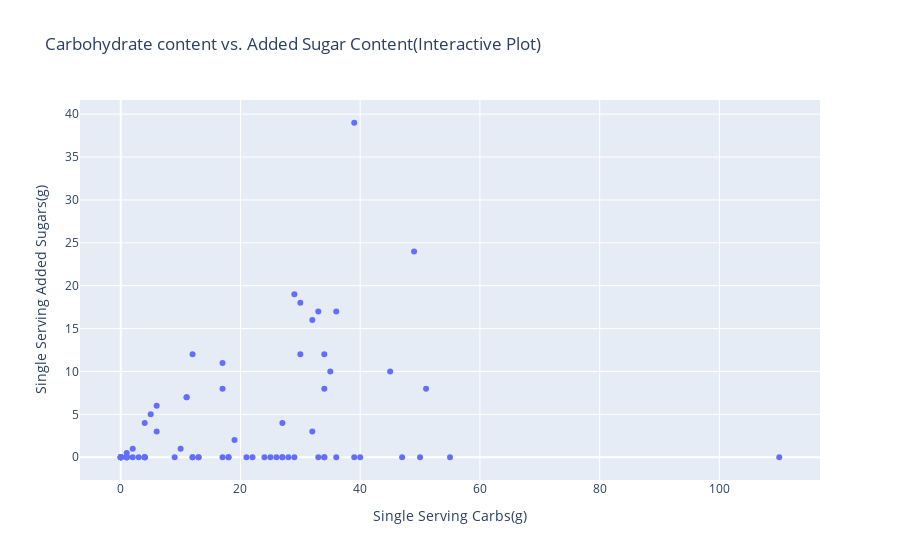

Notebook code cell kept with this figure:
### Markdown cell above
The first graph here displays the <ins>total sugars</ins> per 100 grams versus single serving size in grams with **caution** on any items that contain 9 or more grams of sugar per serving. The second graph contains all of the items which contain <ins>added sugars</ins> and since added sugars generally want to be avoided, this can be considered its own caution zone.

Surprisingly all of the fruit/fruit-based items, except the single clementine, met the criteria for being high in sugar. Although fruits, particularly whole fruits, are generally considered to be essential in a well-balanced diet, those generally consumed in my household are still high in **natural sugar**.

The big culprits from this sugar analysis are cereals. In the previous section I noted how cereal can still be considered an adequate source of carbohydrates but after some further investigation an overwhelming amount of total carbohydrates comes from **added sugar**.

To get a better understanding, below is a plot showing the relationship between food items' carbohydrates content and their added sugar content.

### Code cell
"hide_input"
carbs_sug = px.scatter(df,x='total_carbohydrates_g',y='added_sugars_g' ,hover_data=['food_item'],
                labels = {'total_carbohydrates_g':'Single Serving Carbs(g)','added_sugars_g':'Single Serving Added Sugars(g)'},
                title='Carbohydrate content vs. Added Sugar Content(Interactive Plot)')
carbs_sug.show()

### Figure 1 — Plotly figure (JSON) as saved in the notebook; plotly's stock layout.template omitted (floating-point values rounded to 4 significant figures)
{"data": [{"customdata": [["Oroweat Whole Wheat Bread"], ["Cap'n Crunch Crunch Berries"], ["Cap'n Crunch "], ["Kellogg's Froot Loops"], ["Post Honey Bunches of Oats"], ["Kellogg's Frosted Flakes"], ["General Mills Lucky Charms"], ["Ritz Crackers"], ["General Mills Fruit By The Foot"], ["Welch's Mixed Fruit"], ["Heinz Tomato Ketchup No Sugar Added"], ["Best Foods Mayonnaise"], ["Ball Park Hot Dog Buns"], ["Duncan Hines Blueberry Muffin Mug Cake"], ["Annie's Organic Macaroni & Cheese Classic Cheddar"], ["Kraft Macaroni & Cheese Single Serve"], ["Starkist Tuna Creations Ranch"], ["Starkist Tuna Creations Sweet & Spicy"], ["Starkist Chunk Light Tuna "], ["Skippy Creamy Peanut Butter"], ["Smuckers Goober Grape"], ["Smuckers Goober Strawberry"], ["Aunt Jemima Butter Lite Syrup"], ["Lactaid 2% Reduced Fat Milk"], ["Almond Breeze Almond Milk Unsweetened Vanilla"], ["Nestle Coffe Mate French Vanilla Creamer"], ["Nestle Coffe Mate French Vanilla Creamer Sugar Free"], ["Coca-Cola Diet Coke"], ["Danimals Smoothie Strawberry Flavor"], ["Danimals Smoothie Birthday Cake Flavor"], ["Krusteaz Buttermilk Pancake Mix"], ["Quaker Oats Old Fashioned Oats"], ["yummy Chicken Breast Nuggets"], ["Royal Asia Vegetable Spring Rolls"], ["Dole Banana "], ["Washington Apple"], ["Sun Pacific Navel Orange"], ["Cuties Clementine"], ["Hoffy Premium Beef Franks"], ["Guerrero 12\" Grande Flour Tortilla"], ["Guerrero Corn Tortillas"], ["Ling Ling Pork & Vegetable Dumplings"], ["Ling Ling Dumpling Sauce"], ["Foster Farms Ground Turkey 93% Lean"], ["Belvita Cinnamon Brown Sugar Breakfast Bars"], ["Mahatma Extra Long Enriched Rice"], ["Kikkoman Less Sodium Soy Sauce"], ["Organics Baby Spinach"], ["Kikkoman Ponzu Citrus Sauce"], ["Marie's Raspberry Vinaigrette "], ["Coca-Cola Caffeine Free"], ["Lucern Mexican Style 4 Cheese Blend"], ["Sabra Organic Simply Roasted Pine Nut Hummus"], ["Butterball Sliced Honey Roasted Turkey Breast"], ["La Preferida Pinto Beans"], ["Foster Farms Boneless Skinless Chicken Breast"], ["McDonald's Chicken McNuggets 6 Piece"], ["McDonald's Barbeque Sauce"], ["McDonald's Small French Fries"], ["McDonald's Cheeseburger"], ["Carl's Jr Kid's Cheeseburger"], ["Carl's Jr Hand Breaded Chicken Tenders 3 Piece"], ["Carl's Jr Natural Cut Fries Medium"], ["Rubio's Ancho Citrus Shrimp Burrito"], ["El Pollo Loco Fire-Grilled Chicken Leg"], ["El Pollo Loco Fire-Grilled Chicken Breast"], ["El Pollo Loco Macaroni and Cheese Side"], ["Large Egg"], ["Snickers Bar"], ["Pizza Hut Medium Hand Tossed Cheese"], ["Pizza Hut Medium Hand Tossed Pepperoni"], ["Baskin Robbins Rainbow Sherbet"], ["Medium Avocado"], ["Quaker Simply Granola Oats, Honey, Raisins, Almonds"]], "hoverlabel": {"namelength": 0}, "hovertemplate": "Single Serving Carbs(g)=%{x}<br>Single Serving Added Sugars(g)=%{y}<br>food_item=%{customdata[0]}", "legendgroup": "", "marker": {"color": "#636efa", "symbol": "circle"}, "mode": "markers", "name": "", "showlegend": false, "type": "scatter", "x": [19, 32, 33, 34, 34, 36, 30, 10, 17, 17, 1, 0, 27, 49, 50, 40, 1, 4, 0, 6, 30, 29, 12, 13, 1, 5, 1, 0, 11, 11, 45, 27, 12, 32, 27, 34, 18, 9, 2, 47, 21, 39, 4, 0, 35, 36, 1, 4, 2, 6, 39, 1, 4, 3, 22, 0, 18, 12, 29, 33, 34, 13, 55, 110, 0, 0, 24, 0, 28, 26, 25, 17, 4, 51], "xaxis": "x", "y": [2, 16, 17, 12, 8, 17, 12, 1, 0, 8, 0, 0, 4, 24, 0, 0, 0.5, 4, 0, 3, 18, 19, 12, 0, 0, 5, 0, 0, 7, 7, 10, 0, 0, 3, 0, 0, 0, 0, 0, 0, 0, 0, 0, 0, 10, 0, 0, 0, 1, 6, 39, 0, 0, 0, 0, 0, 0, 0, 0, 0, 0, 0, 0, 0, 0, 0, 0, 0, 0, 0, 0, 11, 0, 8], "yaxis": "y"}], "layout": {"legend": {"tracegroupgap": 0}, "title": {"text": "Carbohydrate content vs. Added Sugar Content(Interactive Plot)"}, "xaxis": {"anchor": "y", "domain": [0, 1], "title": {"text": "Single Serving Carbs(g)"}}, "yaxis": {"anchor": "x", "domain": [0, 1], "title": {"text": "Single Serving Added Sugars(g)"}}}}
